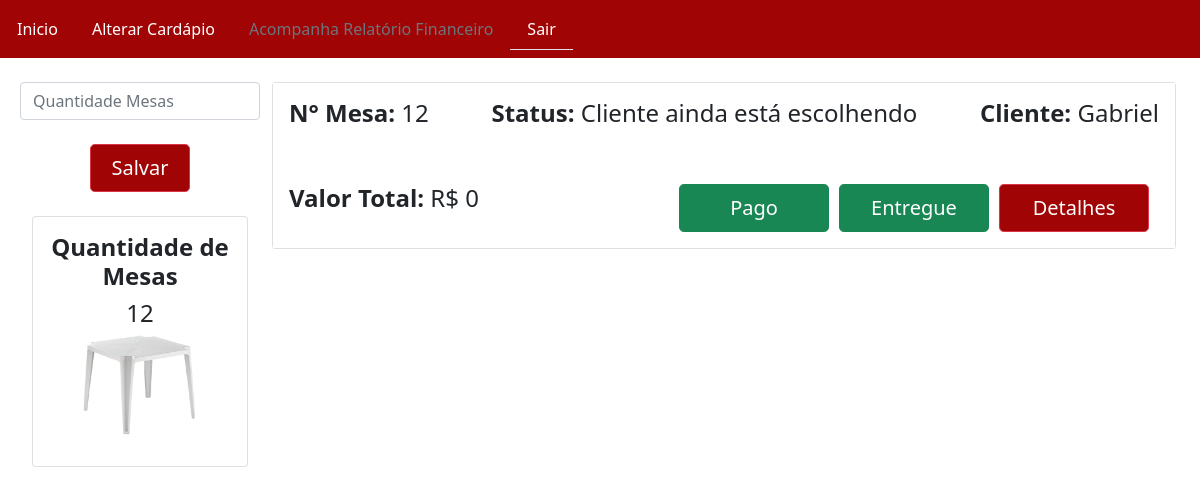
The app's page /login/inicioEstabelecimento.php (signed in), older data.
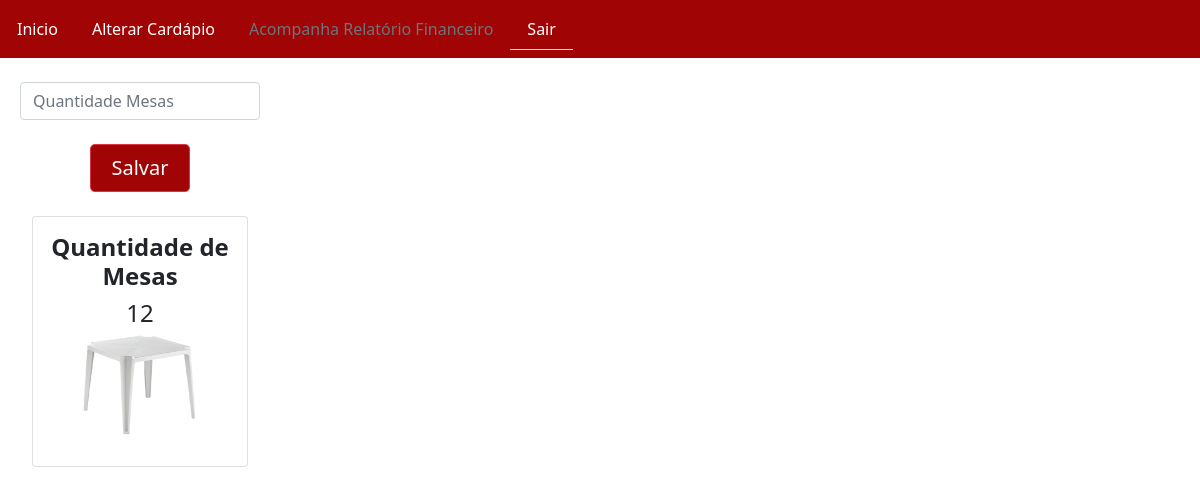
The same page, newer data.
### tables this page shows
CREATE TABLE IF NOT EXISTS `mesa` (
  `id` int(11) NOT NULL AUTO_INCREMENT,
  `quantidade` int(11) NOT NULL DEFAULT 0,
  `id_estabelecimento` int(11) DEFAULT NULL,
  PRIMARY KEY (`id`) USING BTREE,
  KEY `id_estabelecimento` (`id_estabelecimento`) USING BTREE,
  CONSTRAINT `mesa_ibfk_1` FOREIGN KEY (`id_estabelecimento`) REFERENCES `estabelecimento` (`id`) ON DELETE NO ACTION ON UPDATE NO ACTION
);

CREATE TABLE IF NOT EXISTS `comanda` (
  `id` int(11) NOT NULL AUTO_INCREMENT,
  `valor` float DEFAULT NULL,
  `data_comanda` datetime DEFAULT NULL,
  `id_estabelecimento` int(11) DEFAULT NULL,
  `id_usuario` int(11) DEFAULT NULL,
  `numero_mesa` int(11) DEFAULT NULL,
  `pagamento` tinyint(4) DEFAULT NULL,
  `entregue` tinyint(4) DEFAULT NULL,
  `aguardando_garcom` tinyint(4) DEFAULT NULL,
  `pedido_confirmado` tinyint(4) DEFAULT NULL,
  PRIMARY KEY (`id`),
  KEY `id_estabelecimento` (`id_estabelecimento`),
  KEY `id_usuario` (`id_usuario`),
  CONSTRAINT `id_estabelecimento` FOREIGN KEY (`id_estabelecimento`) REFERENCES `estabelecimento` (`id`) ON DELETE NO ACTION ON UPDATE NO ACTION,
  CONSTRAINT `id_usuario` FOREIGN KEY (`id_usuario`) REFERENCES `usuario` (`id`) ON DELETE NO ACTION ON UPDATE NO ACTION
);

CREATE TABLE IF NOT EXISTS `usuario` (
  `id` int(11) NOT NULL AUTO_INCREMENT,
  `nome` varchar(80) NOT NULL,
  `telefone` varchar(30) NOT NULL,
  `cep` varchar(9) NOT NULL,
  `logradouro` varchar(120) NOT NULL,
  `bairro` varchar(50) NOT NULL,
  `cidade` varchar(120) NOT NULL,
  `uf` varchar(20) NOT NULL,
  `cpf` varchar(30) NOT NULL,
  `email` varchar(50) NOT NULL,
  `senha` varchar(32) NOT NULL,
  PRIMARY KEY (`id`)
);

### login/inicioEstabelecimento.php (the view, shortened to what this page needs)
<?php
    $id_estabelecimento = $_SESSION['id'];
?>
<!DOCTYPE html>
<html lang="pt-br">
<head>
    <link rel="stylesheet" href="https://stackpath.bootstrapcdn.com/bootstrap/5.0.0-alpha1/css/bootstrap.min.css">
</head>
<body style="min-width:372px;">
    <nav class="navbar" style="background-color: rgb(160,4,4);">
        <ul class="nav nav-tabs">
            <li class="nav-item">
                <a class="nav-link" style="background-color: rgb(160,4,4);color:white;" href="">Inicio</a>
            </li>
            <li class="nav-item">
                <a class="nav-link" style="background-color: rgb(160,4,4);color:white;" href="cadastroProdutos.php">Alterar Cardápio</a>
            </li>
            <li class="nav-item">
                <a class="nav-link disabled" style="background-color: rgb(160,4,4);" href="pedidosEstabelecimento.php">Acompanha Relatório Financeiro</a>
            </li>
            <li class="nav-item">
                <a class="nav-link" style="float:right background-color: rgb(160,4,4);color:white; text-decoration:none" href="sair.php">Sair</a>
            </li>
        </ul>
    </nav>
    <br>
    <div class="container" style="width:20%; float: left; margin-left: 20px">
        <div class="text-center">
            <form method="POST">
                <div class="row">
                    <input type="text" class="form-control" name="quantidade" placeholder="Quantidade Mesas" maxlength="3">
                </div>
                <br>
                <div>
                    <input type="submit" style="background-color: rgb(160,4,4);width:100px" class="btn btn-danger btn-lg" value="Salvar">
                </div>
                <br>
            </form>
        </div>
        <?php
            $conexao = mysqli_connect('localhost', 'root', '','jglogin');
            $query = 'SELECT * FROM mesa m WHERE m.id_estabelecimento = '.$id_estabelecimento;
            $result = mysqli_query($conexao, $query);
            if($result):
                if(mysqli_num_rows($result)>0):
                    while($mesas = mysqli_fetch_assoc($result)):
                        ?>
                            <div class="col-sm-12 col-md-12">
                                <div class="card-group">
                                    <div class="card text-center">
                                        <div class="card-body">
                                            <form method="POST">
                                                <h4 class="card-tittle"><b>Quantidade de Mesas</b></h4>
                                                <h4 class="card-tittle"><?php echo $mesas['quantidade']; ?></h4>
                                                <img src="imagens/mesa.png" style="width: 150px; height: 100px; border-radius: 35px; margin-bottom:15px" class="img-responsive">
                                            </form>
                                        </div>
                                    </div>
                                </div>
                            </div>
                        <?php
                    endwhile;
                endif;
            endif;
        ?>
    </div>
    <div class="container-fluid">
        <div class="row">
            <?php
                $query_comanda = 'SELECT c.id, c.id_usuario, c.id_estabelecimento, c.numero_mesa, c.valor, c.aguardando_garcom, c.entregue, c.pedido_confirmado, u.nome FROM comanda c INNER JOIN usuario u ON u.id = c.id_usuario WHERE c.id_estabelecimento = '.$id_estabelecimento.' AND c.pagamento = 0 ORDER BY c.id DESC';
                $result_comanda = mysqli_query($conexao, $query_comanda);
                if($result_comanda):
                    if(mysqli_num_rows($result_comanda)>0):
                        while($comanda = mysqli_fetch_assoc($result_comanda)):
                            $garcom = $comanda['aguardando_garcom'];
                            $entregue = $comanda['entregue'];
                            $pedido = $comanda['pedido_confirmado'];
                            if($garcom == 1 && $entregue == 1){
                                $color = "ffb7b7";
                                $status = "Aguardando garçom ir até a mesa";
                            } else if($garcom == 0 && $entregue == 0 && $pedido == 1){
                                $color = "f8fc98";
                                $status = "Aguardando o pedido ser levado até a mesa";
                            } else if($garcom == 0 && $entregue == 1){
                                $color = "cafc98";
                                $status = "Aguardando o pagamento";
                            } else{
                                $color = "ffffff";
                                $status = "Cliente ainda está escolhendo";
                            }
                            ?>
                                <div class="col-sm-12 col-md-12">
                                    <div class="card-group">
                                        <div class="card text-center">
                                            <div class="card-body" style="background-color: #<?=$color?>">
                                                <form method="POST">
                                                    <h4 class="card-tittle" style="float: left;"><b>N° Mesa:</b> <?php echo $comanda['numero_mesa']; ?></h4>
                                                    <h4 class="card-tittle" style="float: right;"><b>Cliente:</b> <?php echo $comanda['nome']; ?></h4>
                                                    <h4 class="card-tittle" style="float: center;"><b>Status:</b> <?=$status?></h4>
                                                    <br><br>
                                                    <h4 class="card-tittle" style="float: left;"><b>Valor Total:</b> R$ <?php echo $comanda['valor']; ?></h4>
                                                    <button style="background-color: rgb(160,4,4); width:150px; float: right; margin-right: 10px;" type="submit" id="detalhar" name="detalhar" class="btn btn-danger btn-lg" data-toggle="modal" data-target=".bd-example-modal-lg">Detalhes</button>
                                                    <input type="submit" id="entregue" name="entregue" class="btn btn-success btn-lg" value="Entregue" style="float: right; width: 150px; margin-right: 10px;">
                                                    <input type="submit" id="pago" name="pago" class="btn btn-success btn-lg" value="Pago" style="float: right; width: 150px; margin-right: 10px;">
                                                </form>
                                            </div>
                                        </div>
                                    </div>
                                </div>
                            <?php
                        endwhile;
                    endif;
                endif;
            ?>
        </div>
    </div>
</body>
</html>

Row changes from the older to the newer data that the page shows:
no longer on this page (row edited): comanda: numero_mesa "12", id_usuario.nome "Gabriel", status "Cliente ainda está escolhendo", valor "0"
